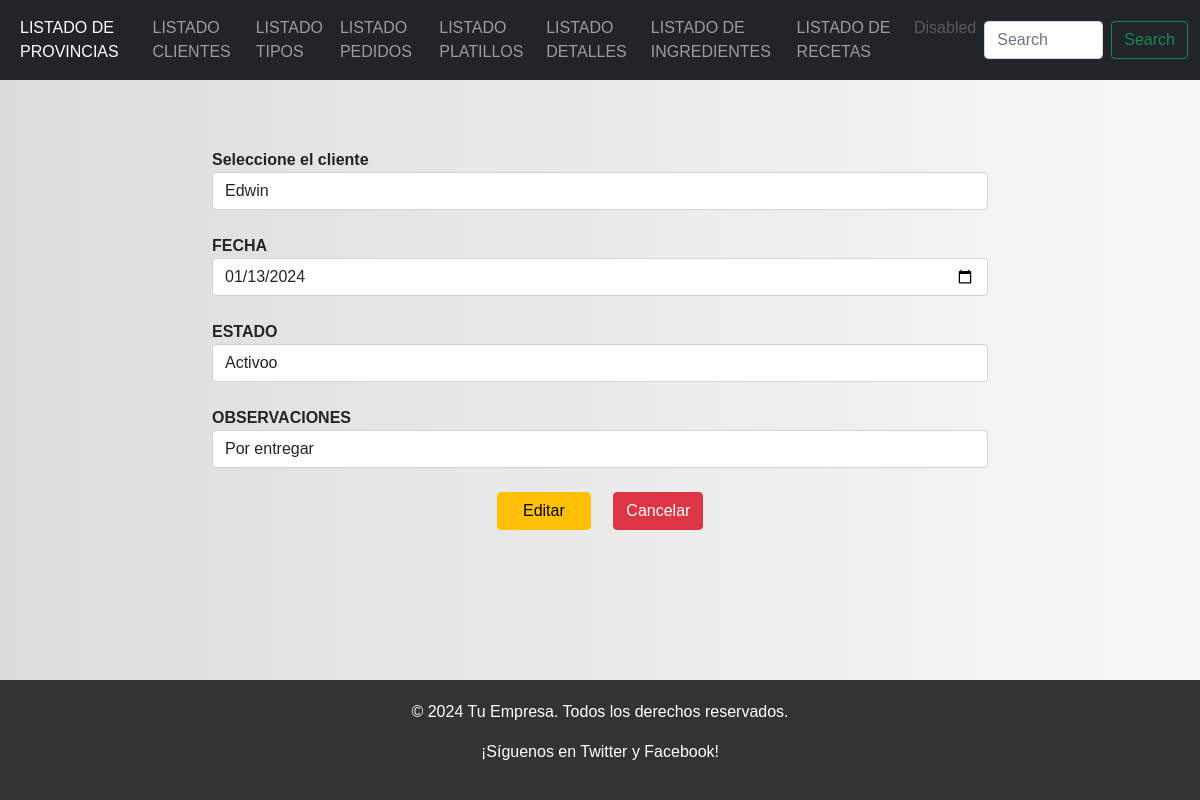
The app's page /editarPedido/1 with its own data.
### Aplicaciones/Facturacion/models.py (models this page shows, shortened)
class Pedido(models.Model):
    id_bg = models.AutoField(primary_key=True)
    fecha_bg = models.DateField()
    estado_bg = models.CharField(max_length=50)
    observaciones_bg = models.TextField()
    cliente_bg = models.ForeignKey(Cliente, null=True, blank=True, on_delete=models.PROTECT)

### Aplicaciones/Facturacion/views.py (the view)
# urls.py: path('editarPedido/<id_bg>' ,views.editarPedido),
def editarPedido(request, id_bg):
    pedidoEditar=Pedido.objects.get(id_bg=id_bg)
    pedidosBdd=Pedido.objects.all()
    clienteBdd = Cliente.objects.all()
    return  render(request, 'editarPedido.html',{'pedido':pedidoEditar,'pedidos':pedidosBdd,'clientes': clienteBdd})

### Aplicaciones/Facturacion/templates/editarPedido.html (shortened to what this page needs)
{% extends "./plantilla.html" %}
{% load static %}
{% block contenido %}
<div class="row">
  <div class="col-md-2">
  </div>
  <div class="col-md-8">
    <br> <br>
    <form class="" action="/procesarActualizacionPedido/" method="post">
      <b>Seleccione el cliente</b>
      <select class="form-control" name="id_cliente" id="id_cliente" required>
        {% for cliente in clientes %}
        <option value="{{cliente.id_bg}}">{{cliente.nombre_bg}}  </option>
        {% endfor %}
      </select>
<br>
<b>FECHA </b>
<input type="date" name="fecha_bg" id="fecha_bg"
value="{{pedido.fecha_bg|date:'Y-m-d'}}" placeholder="Ingrese la fecha de atencion"
class="form-control" required>
<br>
      <b>ESTADO</b>
      <br>
      <input type="text" name="estado_bg" id="estado_bg"
             value="{{pedido.estado_bg}}" placeholder="Ingrese el estado"
             class="form-control" required>
      <br>
      <b>OBSERVACIONES</b>
      <input type="text" name="observaciones_bg" id="observaciones_bg"
             value="{{pedido.observaciones_bg}}" placeholder="Ingrese la observacion"
             class="form-control" required>
      <br>
      <center>
        <button type="submit" name="button"
                class="btn btn-warning">
          &nbsp;&nbsp;&nbsp;Editar&nbsp;&nbsp;&nbsp;
        </button>&nbsp;&nbsp;&nbsp;&nbsp;
        <a href="/"
           class="btn btn-danger">
          Cancelar
        </a>
      </center>
    </form>
  </div>
</div>
{% endblock %}

### restaurantebg/static/css/principal.css (style rules this page uses)
body { margin: 0; padding: 0; font-family: Arial, sans-serif; background: linear-gradient(to right, #dcdcdc, #f8f8f8); }
.row { margin: 20px 0; }

### records on screen
Pedido: fecha_bg "01/13/2024", estado_bg "Activoo", observaciones_bg "Por entregar"

### other values on screen
form field id_cliente "Edwin"
